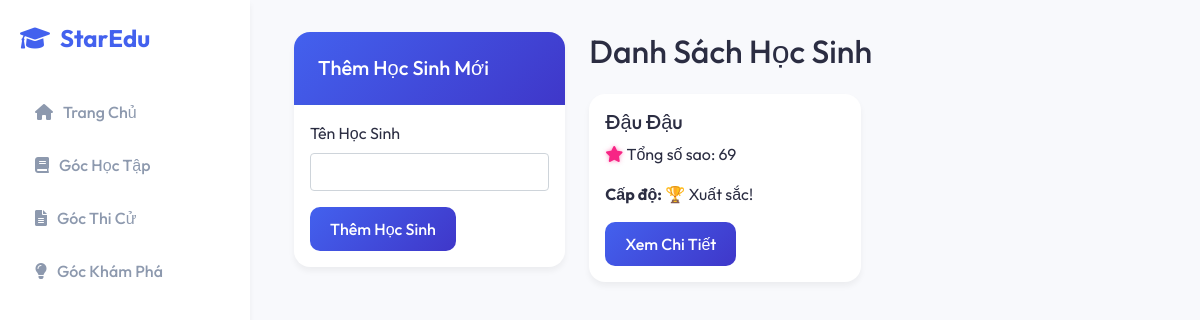
The page / on the database its author committed.
### app.py (models this page shows)
class Student(db.Model):
    id = db.Column(db.Integer, primary_key=True)
    name = db.Column(db.String(100), nullable=False)
    total_stars = db.Column(db.Integer, default=0)
    rewards = db.relationship('Reward', backref='student', lazy=True)

### app.py (the view)
@app.route('/')
def index():
    students = Student.query.all()
    return render_template('index.html', students=students)

### app.py (called while the page is built)
def get_reward_level(stars):
    if stars >= 50:
        return "🏆 Xuất sắc!"
    elif stars >= 30:
        return "🥇 Giỏi!"
    elif stars >= 20:
        return "🥈 Khá!"
    elif stars >= 10:
        return "🥉 Cố gắng!"
    else:
        return "💪 Hãy cố gắng hơn nhé!"

### app/templates/index.html
{% extends "base.html" %}
{% block content %}
<div class="row">
    <div class="col-md-4">
        <div class="card">
            <div class="card-header bg-primary text-white">
                <h5 class="card-title mb-0">Thêm Học Sinh Mới</h5>
            </div>
            <div class="card-body">
                <form action="{{ url_for('main.add_student') }}" method="POST">
                    <div class="mb-3">
                        <label for="name" class="form-label">Tên Học Sinh</label>
                        <input type="text" class="form-control" id="name" name="name" required>
                    </div>
                    <button type="submit" class="btn btn-primary">Thêm Học Sinh</button>
                </form>
            </div>
        </div>
    </div>
    <div class="col-md-8">
        <h2 class="mb-4">Danh Sách Học Sinh</h2>
        <div class="row">
            {% for student in students %}
            <div class="col-md-6 mb-4">
                <div class="card reward-card">
                    <div class="card-body">
                        <h5 class="card-title">{{ student.name }}</h5>
                        <p class="card-text">
                            <i class="fas fa-star star-icon"></i> Tổng số sao: {{ student.total_stars }}
                        </p>
                        <p class="card-text">
                            <strong>Cấp độ:</strong> {{ get_reward_level(student.total_stars) }}
                        </p>
                        <a href="{{ url_for('main.student', student_id=student.id) }}" class="btn btn-primary">Xem Chi
                            Tiết</a>
                    </div>
                </div>
            </div>
            {% endfor %}
        </div>
    </div>
</div>
{% endblock %}

### app/static/css/custom.css (style rules this page uses)
:root { --primary-color: #4361ee; --secondary-color: #3f37c9; --accent-color: #4895ef; --success-color: #4cc9f0; --warning-color: #f72585; --background-color: #f8f9fc; --card-bg: #ffffff; --text-primary: #2b2d42; --text-secondary: #8d99ae; --glass-bg: rgba(255, 255, 255, 0.7); --glass-border: rgba(255, 255, 255, 0.5); --shadow-sm: 0 4px 6px rgba(0, 0, 0, 0.05); --shadow-md: 0 10px 15px -3px rgba(0, 0, 0, 0.1); --radius: 16px; }
body { font-family: 'Outfit', sans-serif; background-color: var(--background-color); color: var(--text-primary); overflow-x: hidden; }
.card { border: none; border-radius: var(--radius); background: var(--card-bg); box-shadow: var(--shadow-sm); transition: transform 0.3s ease, box-shadow 0.3s ease; overflow: hidden; }
.card-header { background: transparent; border-bottom: 1px solid rgba(0,0,0,0.05); padding: 1.5rem; font-weight: 600; }
.bg-primary { background: linear-gradient(135deg, var(--primary-color), var(--secondary-color)) !important; }
.btn-primary { background: linear-gradient(135deg, var(--primary-color), var(--secondary-color)); border: none; border-radius: 10px; padding: 10px 20px; font-weight: 500; transition: all 0.3s; }
.star-icon { color: #f72585; filter: drop-shadow(0 0 2px rgba(247, 37, 133, 0.5)); }

### rows shown on the page
Student: name "Đậu Đậu", total_stars "69", total_stars "🏆 Xuất sắc!"
